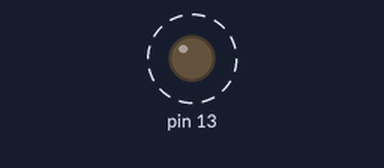
Bench run of a sketch on a simulated Arduino Uno, built with avr-gcc and run on an emulated ATmega328P. Parts: output pins drawn as LEDs (lit = HIGH). Dashed ring = blinking. What the sketch prints to the serial monitor is not drawn.

Above: at 0.5 s.
Timing chart, 0 to 3.0 s (numbered marks = the images above):
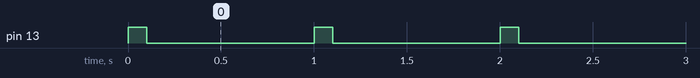

Measured:
- by itself, pin 13: alternates HIGH for 0.10 s and LOW for 0.90 s

The sketch:

helloworld.ino
```cpp
/* helloworld
 *
 * output simple hello message
 *
 */

int sec = 0;

void setup() {
  Serial.begin(9600);
  pinMode(13, OUTPUT);
  Serial.println("Hello, world!");
}

void loop() {
  Serial.print(sec);
  digitalWrite(13, HIGH);
  Serial.print(" sec have elapsed; millis = ");
  Serial.println(millis());
  delay(100);
  digitalWrite(13, LOW);
  delay(900);
  sec++;
}
```
